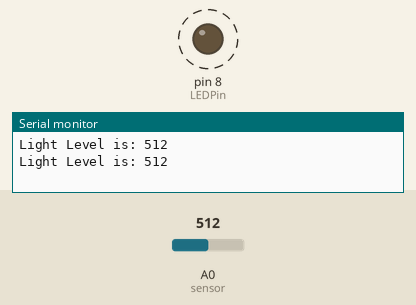
This sketch was run on a simulated Arduino Uno, built with avr-gcc and run on an emulated ATmega328P. On the bench: output pins drawn as LEDs (lit = HIGH), the last lines printed to the serial monitor. Dashed ring = blinking. The test bench sets the inputs (shaded band); at power-on: A0 (sensor) = 512.

Above: at 1.8 s.
1.9 s: A0 (sensor) set to 0
At 3.0 s:
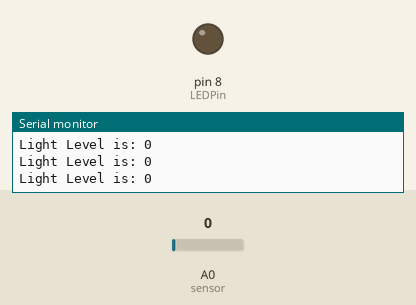
6.0 s: A0 (sensor) set to 122
At 6.33 s:
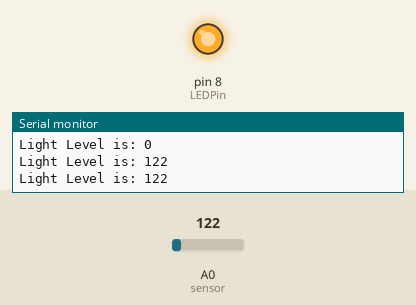
Timing chart, 0 to 15.5 s (numbered marks = the images above; inputs shaded):
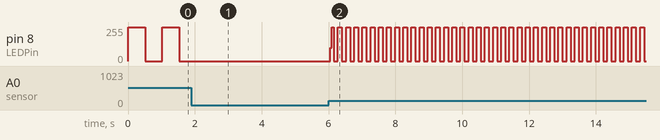

The sketch:

InputLightLevel.ino
```cpp
/*
 * Intro Workshop with Photo Sensitive Resistor
 * Daniel Godrick
 */

const int sensor = 14; //14 is A0
const int LEDPin = 8;

void setup() {
  Serial.begin(9600);
  pinMode(sensor,INPUT);
  pinMode(LEDPin,OUTPUT);
}

void loop() {
  int value = analogRead(sensor);
  Serial.print("Light Level is: ");
  Serial.print(value);
  Serial.println();
  digitalWrite(LEDPin,1);
  delay(value);
  digitalWrite(LEDPin,0);
  delay(value);

}
```

Measured:
- after the input at 1.9 s, pin 8 (LEDPin): stops changing and stays 0/255
- after the input at 6.0 s, pin 8 (LEDPin): 0/255 → 99/255 after 0.05 s, then moves between 0/255 and 255/255, repeating every 0.49 s
- by itself, pin 8 (LEDPin): alternates 255/255 for 0.51 s and 0/255 for 0.51 s
